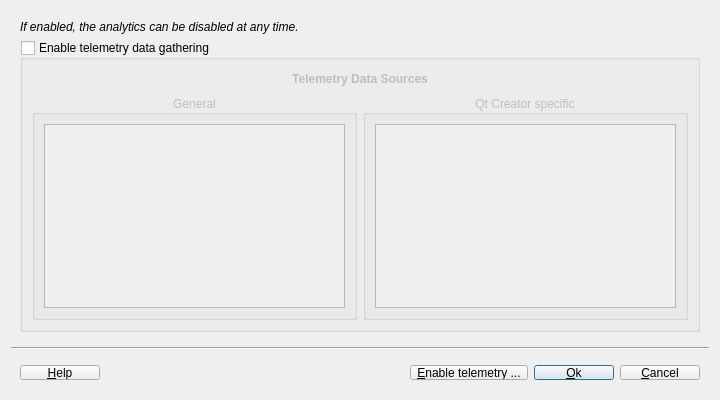
<?xml version="1.0" encoding="UTF-8"?>
<ui version="4.0">
 <class>ControlDialog</class>
 <widget class="QDialog" name="ControlDialog">
  <property name="geometry">
   <rect>
    <x>0</x>
    <y>0</y>
    <width>720</width>
    <height>400</height>
   </rect>
  </property>
  <property name="windowTitle">
   <string>Analytics control</string>
  </property>
  <layout class="QVBoxLayout" name="verticalLayout" stretch="0,1,0">
   <item>
    <widget class="QStackedWidget" name="stackedWidget">
     <property name="currentIndex">
      <number>1</number>
     </property>
     <widget class="QWidget" name="page">
      <widget class="QLabel" name="descrLabel1">
       <property name="geometry">
        <rect>
         <x>140</x>
         <y>30</y>
         <width>441</width>
         <height>311</height>
        </rect>
       </property>
       <property name="text">
        <string>&lt;html&gt;&lt;head/&gt;&lt;body&gt;&lt;p align=&quot;center&quot;&gt;&lt;span style=&quot; font-weight:600;&quot;&gt;Do you want to help us improve Qt Creator?&lt;br/&gt;&lt;br/&gt;&lt;/span&gt;&lt;span style=&quot; font-style:italic;&quot;&gt;By enabling analytics telemetry gathering, Qt Creator usage data will be sent to us. The data will help us to improve Qt in the future. &lt;/span&gt;&lt;/p&gt;&lt;p align=&quot;center&quot;&gt;&lt;br/&gt;&lt;span style=&quot; font-weight:600;&quot;&gt;How is my privacy protected?&lt;br/&gt;&lt;/span&gt;&lt;span style=&quot; font-weight:600; font-style:italic;&quot;&gt;&lt;br/&gt;&lt;/span&gt;&lt;span style=&quot; font-style:italic;&quot;&gt;Collected data contains no personal data and is not connected to you, your project, location or Qt Account.&lt;/span&gt;&lt;/p&gt;&lt;/body&gt;&lt;/html&gt;</string>
       </property>
       <property name="scaledContents">
        <bool>false</bool>
       </property>
       <property name="alignment">
        <set>Qt::AlignLeading|Qt::AlignLeft|Qt::AlignTop</set>
       </property>
       <property name="wordWrap">
        <bool>true</bool>
       </property>
       <property name="margin">
        <number>0</number>
       </property>
      </widget>
      <widget class="QLabel" name="label">
       <property name="geometry">
        <rect>
         <x>20</x>
         <y>20</y>
         <width>101</width>
         <height>91</height>
        </rect>
       </property>
       <property name="text">
        <string/>
       </property>
       <property name="pixmap">
        <pixmap resource="plugin.qrc">:/images/monitoring-300px.png</pixmap>
       </property>
       <property name="scaledContents">
        <bool>true</bool>
       </property>
       <property name="margin">
        <number>0</number>
       </property>
      </widget>
     </widget>
     <widget class="QWidget" name="page_2">
      <layout class="QVBoxLayout" name="verticalLayout_11">
       <item>
        <widget class="QLabel" name="descrLabel2">
         <property name="font">
          <font>
           <italic>true</italic>
          </font>
         </property>
         <property name="text">
          <string>If enabled, the analytics can be disabled at any time.</string>
         </property>
        </widget>
       </item>
       <item>
        <widget class="QGroupBox" name="groupBox">
         <property name="title">
          <string>Enable telemetry data gathering</string>
         </property>
         <property name="checkable">
          <bool>true</bool>
         </property>
         <property name="checked">
          <bool>false</bool>
         </property>
         <layout class="QVBoxLayout" name="verticalLayout_8" stretch="0,1">
          <item>
           <layout class="QHBoxLayout" name="horizontalLayout_1">
            <item>
             <spacer name="horizontalSpacer_2">
              <property name="orientation">
               <enum>Qt::Horizontal</enum>
              </property>
              <property name="sizeHint" stdset="0">
               <size>
                <width>40</width>
                <height>20</height>
               </size>
              </property>
             </spacer>
            </item>
            <item>
             <widget class="QLabel" name="telemetryLabel">
              <property name="font">
               <font>
                <weight>75</weight>
                <bold>true</bold>
               </font>
              </property>
              <property name="text">
               <string>Telemetry Data Sources</string>
              </property>
              <property name="alignment">
               <set>Qt::AlignCenter</set>
              </property>
             </widget>
            </item>
            <item>
             <spacer name="horizontalSpacer_1">
              <property name="orientation">
               <enum>Qt::Horizontal</enum>
              </property>
              <property name="sizeHint" stdset="0">
               <size>
                <width>40</width>
                <height>20</height>
               </size>
              </property>
             </spacer>
            </item>
           </layout>
          </item>
          <item>
           <layout class="QHBoxLayout" name="horizontalLayout_2">
            <item>
             <widget class="QGroupBox" name="generalGroupBox">
              <property name="sizePolicy">
               <sizepolicy hsizetype="Preferred" vsizetype="Preferred">
                <horstretch>1</horstretch>
                <verstretch>1</verstretch>
               </sizepolicy>
              </property>
              <property name="title">
               <string>General</string>
              </property>
              <property name="alignment">
               <set>Qt::AlignCenter</set>
              </property>
              <layout class="QVBoxLayout" name="verticalLayout_9">
               <item>
                <widget class="QTextBrowser" name="genericTextBrowser"/>
               </item>
              </layout>
             </widget>
            </item>
            <item>
             <widget class="QGroupBox" name="creatorGroupBox">
              <property name="sizePolicy">
               <sizepolicy hsizetype="Preferred" vsizetype="Preferred">
                <horstretch>1</horstretch>
                <verstretch>1</verstretch>
               </sizepolicy>
              </property>
              <property name="title">
               <string>Qt Creator specific</string>
              </property>
              <property name="alignment">
               <set>Qt::AlignCenter</set>
              </property>
              <layout class="QVBoxLayout" name="verticalLayout_10">
               <item>
                <widget class="QTextBrowser" name="qtcTextBrowser"/>
               </item>
              </layout>
             </widget>
            </item>
           </layout>
          </item>
         </layout>
        </widget>
       </item>
      </layout>
     </widget>
    </widget>
   </item>
   <item>
    <widget class="Line" name="line">
     <property name="orientation">
      <enum>Qt::Horizontal</enum>
     </property>
    </widget>
   </item>
   <item>
    <widget class="QWidget" name="widget" native="true">
     <property name="minimumSize">
      <size>
       <width>0</width>
       <height>24</height>
      </size>
     </property>
     <layout class="QHBoxLayout" name="horizontalLayout">
      <item>
       <widget class="QPushButton" name="helpButton">
        <property name="text">
         <string>&amp;Help</string>
        </property>
       </widget>
      </item>
      <item>
       <spacer name="horizontalSpacer">
        <property name="orientation">
         <enum>Qt::Horizontal</enum>
        </property>
        <property name="sizeHint" stdset="0">
         <size>
          <width>198</width>
          <height>13</height>
         </size>
        </property>
       </spacer>
      </item>
      <item>
       <widget class="QPushButton" name="telemetryButton">
        <property name="text">
         <string> &amp;Enable telemetry ... </string>
        </property>
       </widget>
      </item>
      <item>
       <widget class="QPushButton" name="okButton">
        <property name="text">
         <string>&amp;Ok</string>
        </property>
        <property name="icon">
         <iconset theme="SP_DialogCancelButton">
          <normaloff>.</normaloff>.</iconset>
        </property>
        <property name="default">
         <bool>true</bool>
        </property>
       </widget>
      </item>
      <item>
       <widget class="QPushButton" name="cancelButton">
        <property name="text">
         <string>&amp;Cancel</string>
        </property>
        <property name="icon">
         <iconset theme="Ok">
          <normaloff>.</normaloff>.</iconset>
        </property>
       </widget>
      </item>
     </layout>
    </widget>
   </item>
  </layout>
 </widget>
 <resources>
  <include location="plugin.qrc"/>
 </resources>
 <connections>
  <connection>
   <sender>okButton</sender>
   <signal>clicked()</signal>
   <receiver>ControlDialog</receiver>
   <slot>accept()</slot>
   <hints>
    <hint type="sourcelabel">
     <x>452</x>
     <y>388</y>
    </hint>
    <hint type="destinationlabel">
     <x>291</x>
     <y>202</y>
    </hint>
   </hints>
  </connection>
  <connection>
   <sender>cancelButton</sender>
   <signal>clicked()</signal>
   <receiver>ControlDialog</receiver>
   <slot>reject()</slot>
   <hints>
    <hint type="sourcelabel">
     <x>535</x>
     <y>388</y>
    </hint>
    <hint type="destinationlabel">
     <x>291</x>
     <y>202</y>
    </hint>
   </hints>
  </connection>
 </connections>
</ui>
